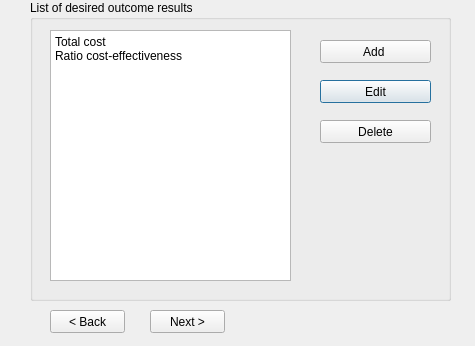
<?xml version="1.0" encoding="UTF-8"?>
<ui version="4.0">
    <class>Dialog</class>
    <widget class="QDialog" name="Dialog">
        <property name="geometry">
            <rect>
                <x>0</x>
                <y>0</y>
                <width>475</width>
                <height>346</height>
            </rect>
        </property>
        <property name="windowTitle">
            <string>Control Result</string>
        </property>
        <widget class="QGroupBox" name="groupBox">
            <property name="geometry">
                <rect>
                    <x>30</x>
                    <y>0</y>
                    <width>421</width>
                    <height>301</height>
                </rect>
            </property>
            <property name="title">
                <string>List of desired outcome results</string>
            </property>
            <widget class="QPushButton" name="pushButton_3">
                <property name="geometry">
                    <rect>
                        <x>290</x>
                        <y>80</y>
                        <width>111</width>
                        <height>23</height>
                    </rect>
                </property>
                <property name="text">
                    <string>Edit</string>
                </property>
            </widget>
            <widget class="QPushButton" name="pushButton_4">
                <property name="geometry">
                    <rect>
                        <x>290</x>
                        <y>40</y>
                        <width>111</width>
                        <height>23</height>
                    </rect>
                </property>
                <property name="text">
                    <string>Add </string>
                </property>
            </widget>
            <widget class="QPushButton" name="pushButton_5">
                <property name="geometry">
                    <rect>
                        <x>290</x>
                        <y>120</y>
                        <width>111</width>
                        <height>23</height>
                    </rect>
                </property>
                <property name="text">
                    <string>Delete</string>
                </property>
            </widget>
            <widget class="QPlainTextEdit" name="plainTextEdit">
                <property name="geometry">
                    <rect>
                        <x>20</x>
                        <y>30</y>
                        <width>241</width>
                        <height>251</height>
                    </rect>
                </property>
                <property name="plainText">
                    <string>Total cost
Ratio cost-effectiveness
                    </string>
                </property>
            </widget>
        </widget>
        <widget class="QPushButton" name="pushButton">
            <property name="geometry">
                <rect>
                    <x>150</x>
                    <y>310</y>
                    <width>75</width>
                    <height>23</height>
                </rect>
            </property>
            <property name="text">
                <string>Next &gt;</string>
            </property>
        </widget>
        <widget class="QPushButton" name="pushButton_2">
            <property name="geometry">
                <rect>
                    <x>50</x>
                    <y>310</y>
                    <width>75</width>
                    <height>23</height>
                </rect>
            </property>
            <property name="text">
                <string>&lt; Back</string>
            </property>
        </widget>
    </widget>
    <resources/>
    <connections/>
</ui>
